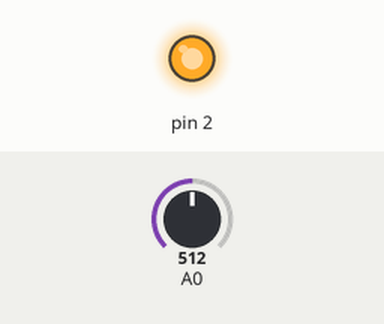
A sketch run on a simulated Arduino Uno, built with avr-gcc and run on an emulated ATmega328P. Parts: output pins drawn as LEDs (lit = HIGH). Inputs (shaded band) come from the test bench; at power-on: A0 = 512. What the sketch prints to the serial monitor is not drawn.

Above: at 0.1 s.
Timing chart, 0 to 1.6 s (numbered marks = the images above):
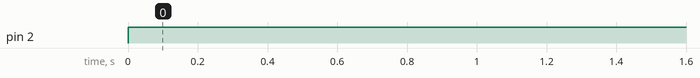

The sketch:

Sound_sensor.ino
```cpp
int value = 0;

void setup() {
 Serial.begin(9600);
 pinMode(2, OUTPUT);
}

void loop() {
  value = analogRead(0);
  Serial.println(value);
  digitalWrite(2, HIGH);
  delay(100);
}
```

Measured:
- by itself, pin 2: LOW → HIGH at 0.00 s
